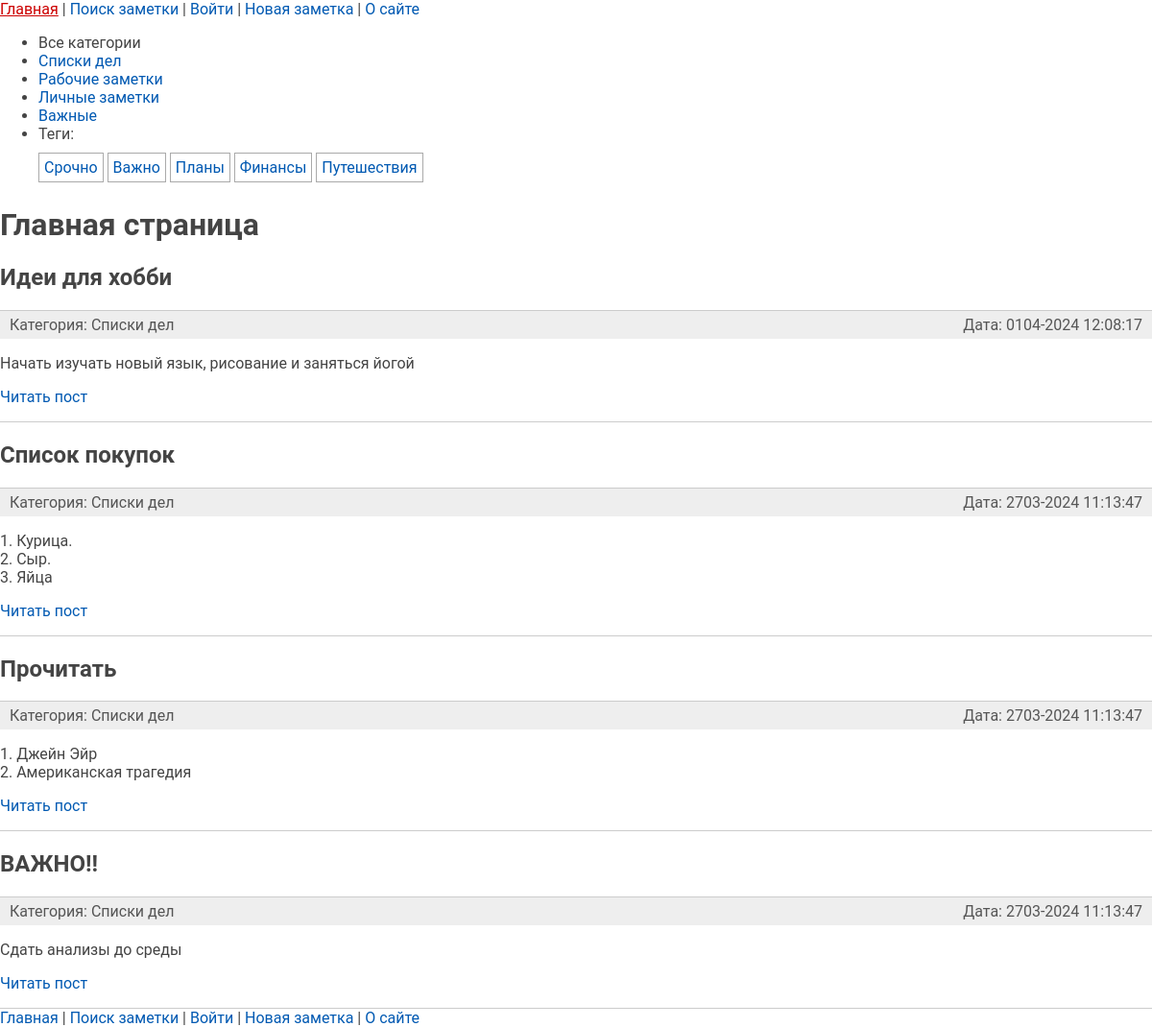
The page / on the database its author committed.
### notes/models.py (models this page shows, shortened)
class Category(models.Model):
    name = models.CharField(max_length=100, db_index=True)
    slug = models.SlugField(max_length=255, unique=True, db_index=True)
    def get_absolute_url(self):
        return reverse('categories', kwargs={'cat_slug': self.slug})

class TagPost(models.Model):
    tag = models.CharField(max_length=100, db_index=True)
    slug = models.SlugField(max_length=255, unique=True, db_index=True)
    def get_absolute_url(self):
        return reverse('tag', kwargs={'tag_slug':
                                          self.slug})

class Notes(models.Model):
    class Meta:
        ordering = ['-time_create']
        indexes = [
            models.Index(fields=['-time_create']),
        ]
    class Status(models.IntegerChoices):
        PRIVATE = 0, 'Личное'
        PUBLISHED = 1, 'Опубликовано'
    objects = models.Manager()
    private = UnPublishedModel()
    def get_absolute_url(self):
        return reverse('post', kwargs={'post_slug':
                                           self.slug})
    cat = models.ForeignKey('Category', on_delete=models.PROTECT)
    title = models.CharField(max_length=255)
    slug = models.SlugField(max_length=255, unique=True, db_index=True, verbose_name="URL")
    content = models.TextField(blank=True)
    time_create = models.DateTimeField(auto_now_add=True)
    time_update = models.DateTimeField(auto_now=True)
    is_published = models.BooleanField(choices=Status.choices, default=Status.PRIVATE)
    tags = models.ManyToManyField('TagPost', blank=True, related_name='tags')
    foot_note = models.OneToOneField('FootNote', on_delete=models.SET_NULL, null=True, blank=True, related_name='note')

### notes/views.py (the view)
# urls.py: path('', views.index, name='home'),
def index(request):
    posts = Notes.private.all().order_by('-time_update')
    data = {
        'title': 'Главная страница',
        'menu': menu,
        'posts': posts,
        'cat_selected': 0,
    }
    return render(request, 'notes/index.html',
                  context=data)

### notes/models.py (called while the page is built)
    def get_queryset(self):
        return super().get_queryset().filter(is_published=Notes.Status.PRIVATE)

### notes/templatetags/notes_tags.py (called while the page is built)
@register.inclusion_tag('notes/list_categories.html')
def show_categories(cat_selected_id=0):
    cats = Category.objects.all()
    return {"cats": cats, "cat_selected": cat_selected_id}

@register.inclusion_tag('notes/list_tags.html')
def show_all_tags():
    return {"tags": TagPost.objects.all()}

### notes/templates/notes/index.html (shortened to what this page needs)
{% extends 'base.html' %}
{% block content %}
<h1>{{title}}</h1>
<ul class="list-articles">
    {% for p in posts %}
    <li>
        <h2>{{p.title}}</h2>
        <li><div class="article-panel">
         <p class="first">Категория: {{p.cat.name}}</p>
         <p class="last">Дата: {{p.time_update|date:"dm-Y H:i:s"}}</p>
        </div>
        {% autoescape off %}
        {{p.content|linebreaks|truncatewords:50}}
        {% endautoescape %}
        <p class="link-readpost">
            <a href="{{ p.get_absolute_url }}">
                Читать пост
            </a>
        </p>
            </li>
        {% endfor %}
</ul>
{% endblock %}

### notes/templates/notes/list_categories.html
{% for cat in cats %}
 {% if cat.id == cat_selected %}
 <li
class="selected">{{cat.name}}</li>
 {% else %}
 <li><a href="{{ cat.get_absolute_url }}">{{cat.name}}</a></li>
 {% endif %}
{% endfor %}

### notes/templates/notes/list_tags.html
{% if tags %}
 Теги:</p>
 <ul class="tags-list">
 {% for t in tags %}
 <li><a
href="{{t.get_absolute_url}}">{{t.tag}}</a></li>
 {% endfor %}
 </ul>
{% endif %}

### notes/static/notes/css/styles.css (style rules this page uses)
html, body { font-family: 'Roboto'; margin: 0; padding: 0; height: 100%; width: 100%; color: #444; }
a { color: #0059b2; text-decoration: none; }
div.article-panel { background: #eee; padding: 5px 10px 5px 10px; box-sizing: border-box; overflow: hidden; color: #555; }
div.article-panel p.first { margin: 0; float: left; }
div.article-panel p.last { margin: 0; float: right; }
ul.list-articles { list-style: none; margin: 0; padding: 0; }
ul.list-articles li { border-bottom: 1px solid #ccc; }
ul.tags-list { width: 100%; margin: 0; padding: 0; list-style: none; }
ul.tags-list li { margin: 0; padding: 0 0 10px; display: inline-block; }
ul.tags-list li a { padding: 5px; font-size: 16px; border: 1px solid #aaa; }

### rows shown on the page
Category: name "Списки дел"
Category: name "Рабочие заметки"
Category: name "Личные заметки"
Category: name "Важные"
TagPost: tag "Срочно"
TagPost: tag "Важно"
TagPost: tag "Планы"
TagPost: tag "Финансы"
TagPost: tag "Путешествия"
Notes: title "Идеи для хобби", cat.name "Списки дел", time_update "0104-2024 12:08:17", content "Начать изучать новый язык, рисование и заняться йогой"
Notes: title "Список покупок", cat.name "Списки дел", time_update "2703-2024 11:13:47", content "1. Курица. 2. Сыр. 3. Яйца"
Notes: title "Прочитать", cat.name "Списки дел", time_update "2703-2024 11:13:47", content "1. Джейн Эйр 2. Американская трагедия"
Notes: title "ВАЖНО!!", cat.name "Списки дел", time_update "2703-2024 11:13:47", content "Сдать анализы до среды"

### other values the page prints
{{ title }} "Главная страница"
